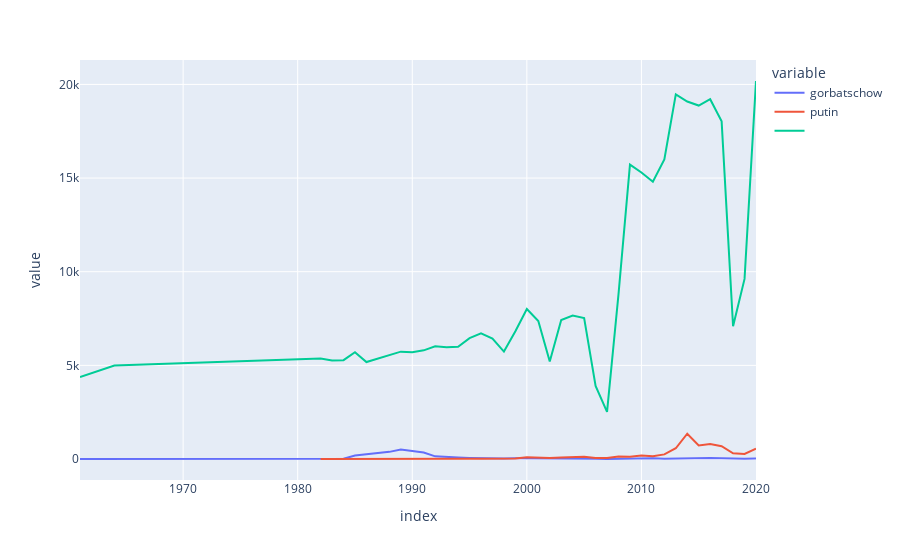

The notebook cell this image was saved under:
### Code cell
keyword_charter(["gorbatschow", "putin", " "])

### Figure 1 — Plotly figure (JSON) as saved in the notebook; plotly's stock layout.template omitted (floating-point values rounded to 4 significant figures)
{"data": [{"hovertemplate": "variable=gorbatschow<br>index=%{x}<br>value=%{y}<extra></extra>", "legendgroup": "gorbatschow", "line": {"color": "#636efa", "dash": "solid"}, "mode": "lines", "name": "gorbatschow", "orientation": "v", "showlegend": true, "type": "scatter", "x": [1961, 1964, 1982, 1983, 1984, 1985, 1986, 1987, 1988, 1989, 1990, 1991, 1992, 1993, 1994, 1995, 1996, 1997, 1998, 1999, 2000, 2001, 2002, 2003, 2004, 2005, 2006, 2007, 2008, 2009, 2010, 2011, 2012, 2013, 2014, 2015, 2016, 2017, 2018, 2019, 2020], "xaxis": "x", "y": [1, 1, 1, 7, 19, 191, 266, 320, 382, 503, 407, 346, 142, 96, 80, 61, 45, 52, 31, 39, 41, 28, 19, 36, 24, 19, 14, 7, 14, 48, 34, 45, 21, 33, 62, 42, 49, 35, 11, 17, 24], "yaxis": "y"}, {"hovertemplate": "variable=putin<br>index=%{x}<br>value=%{y}<extra></extra>", "legendgroup": "putin", "line": {"color": "#EF553B", "dash": "solid"}, "mode": "lines", "name": "putin", "orientation": "v", "showlegend": true, "type": "scatter", "x": [1961, 1964, 1982, 1983, 1984, 1985, 1986, 1987, 1988, 1989, 1990, 1991, 1992, 1993, 1994, 1995, 1996, 1997, 1998, 1999, 2000, 2001, 2002, 2003, 2004, 2005, 2006, 2007, 2008, 2009, 2010, 2011, 2012, 2013, 2014, 2015, 2016, 2017, 2018, 2019, 2020], "xaxis": "x", "y": [1, null, 1, 5, 3, 7, 6, 7, 4, 10, 6, 6, 8, 6, 9, 11, 10, 11, 5, 32, 99, 80, 53, 85, 98, 115, 55, 55, 129, 119, 186, 146, 248, 575, 1349, 721, 800, 684, 303, 270, 550], "yaxis": "y"}, {"hovertemplate": "variable= <br>index=%{x}<br>value=%{y}<extra></extra>", "legendgroup": " ", "line": {"color": "#00cc96", "dash": "solid"}, "mode": "lines", "name": " ", "orientation": "v", "showlegend": true, "type": "scatter", "x": [1961, 1964, 1982, 1983, 1984, 1985, 1986, 1987, 1988, 1989, 1990, 1991, 1992, 1993, 1994, 1995, 1996, 1997, 1998, 1999, 2000, 2001, 2002, 2003, 2004, 2005, 2006, 2007, 2008, 2009, 2010, 2011, 2012, 2013, 2014, 2015, 2016, 2017, 2018, 2019, 2020], "xaxis": "x", "y": [4382, 4991, 5367, 5255, 5278, 5701, 5177, 5358, 5573, 5732, 5695, 5803, 6017, 5969, 5995, 6453, 6712, 6435, 5735, 6820, 8008, 7365, 5208, 7423, 7660, 7524, 3899, 2520, 8799, 15716, 15297, 14804, 15996, 19468, 19086, 18872, 19209, 18027, 7086, 9617, 20182], "yaxis": "y"}], "layout": {"legend": {"title": {"text": "variable"}, "tracegroupgap": 0}, "margin": {"t": 60}, "xaxis": {"anchor": "y", "domain": [0, 1], "title": {"text": "index"}}, "yaxis": {"anchor": "x", "domain": [0, 1], "title": {"text": "value"}}}}
